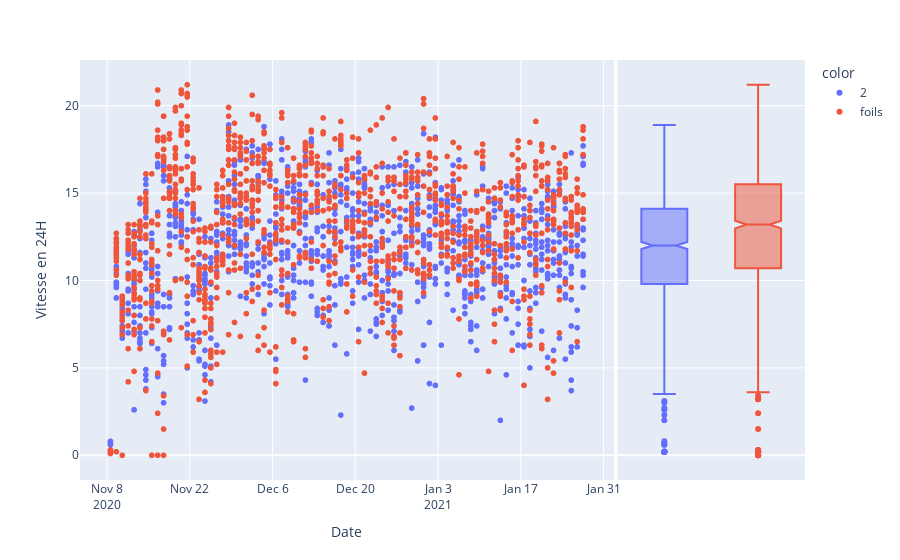

The notebook cell this image was saved under:
### Markdown cell above
### Impact du foil sur la vitesse

### Code cell
dates = pd.date_range(start=df_ranks.index.get_level_values(0)[0], end=df_ranks.index.get_level_values(0)[-1], freq='D')
df_dist = df_merged.loc[dates,["Depuis 24 heuresVitesse", "Nombre de dérives"]].reset_index(0)
df_dist["Nombre de dérives"] = df_dist["Nombre de dérives"].str.replace("foiler", "foils")
df_dist["Nombre de dérives"] = df_dist["Nombre de dérives"].str.replace("2 asymétriques", "2")
fig_dist = px.scatter(x=df_dist["Date"], y=df_dist["Depuis 24 heuresVitesse"], color=df_dist["Nombre de dérives"], marginal_y="box" ,labels={'x':"Date", 'y':"Vitesse en 24H"})
fig_dist.show()
print("En observant la distribution, on constae que les bateaux équipés de foils vont légérement plus vite que les autres")

### Figure 1 — Plotly figure (JSON) as saved in the notebook; plotly's stock layout.template omitted (floating-point values rounded to 4 significant figures; data arrays with more than 128 entries replaced by an {"elided": "..."} marker saying what was removed)
{"data": [{"hovertemplate": "color=2<br>Date=%{x}<br>Vitesse en 24H=%{y}<extra></extra>", "legendgroup": "2", "marker": {"color": "#636efa", "symbol": "circle"}, "mode": "markers", "name": "2", "showlegend": true, "type": "scattergl", "x": {"elided": "1123 str values"}, "xaxis": "x", "y": {"elided": "1123 float values"}, "yaxis": "y"}, {"alignmentgroup": "True", "hovertemplate": "color=2<br>Vitesse en 24H=%{y}<extra></extra>", "legendgroup": "2", "marker": {"color": "#636efa", "symbol": "circle"}, "name": "2", "notched": true, "offsetgroup": "2", "showlegend": false, "type": "box", "xaxis": "x2", "y": {"elided": "1123 float values"}, "yaxis": "y2"}, {"hovertemplate": "color=foils<br>Date=%{x}<br>Vitesse en 24H=%{y}<extra></extra>", "legendgroup": "foils", "marker": {"color": "#EF553B", "symbol": "circle"}, "mode": "markers", "name": "foils", "showlegend": true, "type": "scattergl", "x": {"elided": "1179 str values"}, "xaxis": "x", "y": {"elided": "1179 float values"}, "yaxis": "y"}, {"alignmentgroup": "True", "hovertemplate": "color=foils<br>Vitesse en 24H=%{y}<extra></extra>", "legendgroup": "foils", "marker": {"color": "#EF553B", "symbol": "circle"}, "name": "foils", "notched": true, "offsetgroup": "foils", "showlegend": false, "type": "box", "xaxis": "x2", "y": {"elided": "1179 float values"}, "yaxis": "y2"}], "layout": {"legend": {"title": {"text": "color"}, "tracegroupgap": 0}, "margin": {"t": 60}, "xaxis": {"anchor": "y", "domain": [0, 0.7363], "title": {"text": "Date"}}, "xaxis2": {"anchor": "y2", "domain": [0.7413, 1], "matches": "x2", "showgrid": false, "showline": false, "showticklabels": false, "ticks": ""}, "yaxis": {"anchor": "x", "domain": [0, 1], "title": {"text": "Vitesse en 24H"}}, "yaxis2": {"anchor": "x2", "domain": [0, 1], "matches": "y", "showgrid": true, "showticklabels": false}}}
